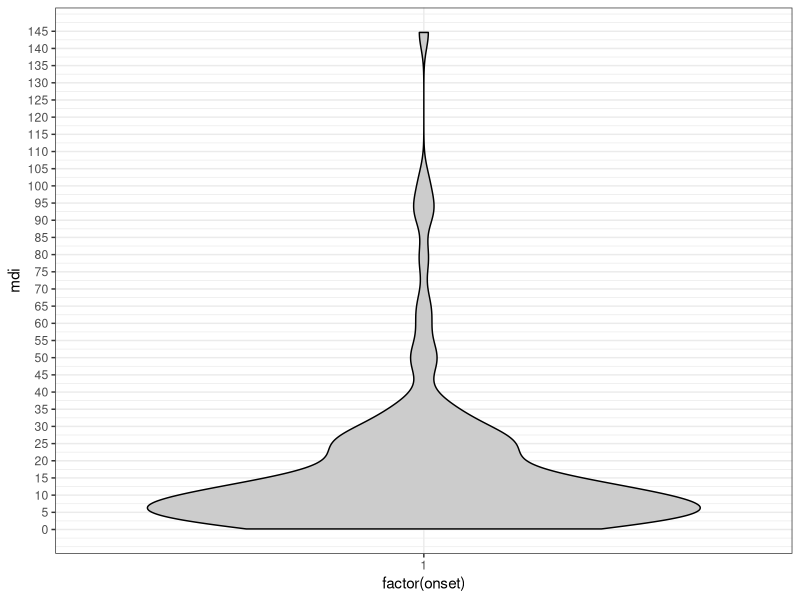

The R script that drew this image:
setwd("~/Dropbox/gh_projects/media_civil_war")
require(ggplot2)
require(foreign)

# Read in the data from Warren 2014
df<-read.dta("data/Warren_IO_reg_data.dta")

# Make country variable a factor instead of character
df$country<-as.factor(df$country)

# Civil war onsets as proportion of mdi categories (row proportions)
# and as proportion of all civil wars (column proportions)
df$mdicut<-cut(df$mdi, breaks=100)
tbl <- table(df$mdicut, df$onset)
props1<-prop.table(tbl,1)[1:15,2]
props2<-prop.table(tbl,2)[1:15,2]
props<-as.data.frame(cbind(props1,props2))
names(props)<-c("rowprops", "colprops")
colpropsum<-sum(props$colprops)


violinplot <- ggplot(subset(df, onset==1), aes(factor(onset), mdi)) +
  geom_violin(fill = "grey80", colour = "#000000", scale="count") +
  scale_y_continuous(breaks=seq(0,145,5)) +
  theme_bw()